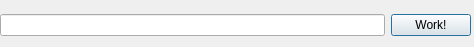
<?xml version="1.0" encoding="UTF-8"?>
<ui version="4.0">
 <class>Dialog</class>
 <widget class="QDialog" name="Dialog">
  <property name="geometry">
   <rect>
    <x>0</x>
    <y>0</y>
    <width>474</width>
    <height>47</height>
   </rect>
  </property>
  <property name="windowTitle">
   <string>Dialog</string>
  </property>
  <widget class="QWidget" name="verticalLayoutWidget">
   <property name="geometry">
    <rect>
     <x>0</x>
     <y>10</y>
     <width>471</width>
     <height>31</height>
    </rect>
   </property>
   <layout class="QHBoxLayout" name="horizontalLayout">
    <item>
     <widget class="QLineEdit" name="lineEdit"/>
    </item>
    <item>
     <widget class="QPushButton" name="pushButton">
      <property name="text">
       <string>Work!</string>
      </property>
     </widget>
    </item>
   </layout>
  </widget>
 </widget>
 <resources/>
 <connections/>
</ui>
